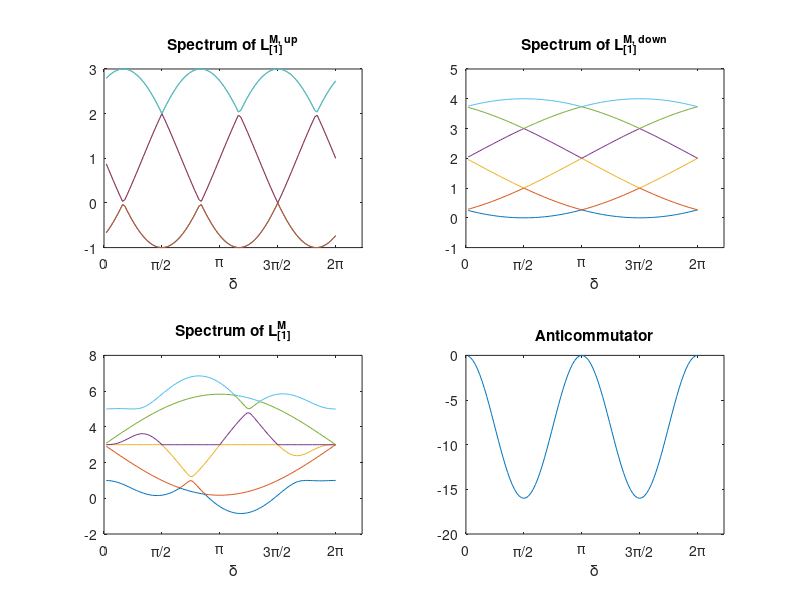

Recreate this plot in MATLAB.
% Triangle 1->2, 2->3, 1->3 and 3->2->1
clear
%%% B1
% edges {1, 2}, {1, 3}, {2, 3}
B1 = [-1   -1   0 ; 
       1   0   -1 ; 
       0   1   1 ];

%%% B2
B2 = [ 1 ;
       -1 ;
       1 ];

%% Undirected Version

% Hodge Laplacian
L0u = B1 * B1'; % 0-up Laplacian
L1d = B1' * B1; % 1-up Laplacian, n_edge * n_edge matrix
L1u = B2 * B2'; % 1-up Laplacian, n_edge * n_edge matrix
L2d = B2' * B2; % 2-down Laplacian, n_triangle * n_triangle matrix

% The undirected infered adjacency matrix
A0u = diag(diag(L0u)) - L0u; % this is the same as the standard adjacency matrix for standard graph
D1u = diag(diag(L1u));
A1u = D1u - L1u; % infered adjacency between edges
D1d = diag(diag(L1d));
A1d = D1d - L1d; % infered adjacency between edges

%%
% Triangle slight frustration 1->2, 2->3, 3->1 and 3->2->1
Lup=zeros(6,6);
Ldown=zeros(6,6);

i1 = 1*i
for n=1:100
    
    delta=(2*pi/100)*n;
    
    Lup(1,:)=[1, 0,                  0, i1*exp(-i1*delta),   0, exp(i1*delta)];
    Lup(2,:)=[0, 1,                  -i1*exp(-i1*delta), 0,    exp(i1*delta), 0];
    
    Lup(3,:)=[0, i1*exp(i1*delta),  1,0,                     -exp(-i1*delta), 0];
    Lup(4,:)=[-i1*exp(i1*delta), 0,   0,1,                     0, exp(-i1*delta)];
    
    Lup(5,:)=[0, exp(-i1*delta),     -exp(i1*delta), 0,       1,0];
    Lup(6,:)=[exp(-i1*delta), 0,     0, exp(i1*delta),        0,1];
    
    
    Ldown(1,:)=[2,0,               0,-i1,   -exp(i1*delta), 0];
    Ldown(2,:)=[0,2,               i1,0,    0, -exp(i1*delta)];
    
    Ldown(3,:)=[0,-i1,             2,0,     1,0];
    Ldown(4,:)=[i1,0,              0,2,     0,-1];
    
    Ldown(5,:)=[-exp(-i1*delta),0,   1,0,     2,0];
    Ldown(6,:)=[0,-exp(-i1*delta),   0,-1,     0,2];
    
    anti_commutator(n)=sum(sum((Lup*Ldown-Ldown*Lup).^2));
    lambda_up(n,:)=sort(eig((Lup)));
    lambda_down(n,:)=sort(eig((Ldown)));    
    lambda_L(n,:)=sort(eig((Lup+Ldown)));
    hodge_norm1(n) = norm(Lup*Ldown,"fro") % calculate  
    hodge_norm2(n) = norm(Ldown*Lup,"fro") % calculate  

end
x_grid = (2*pi/100) * linspace(1,100)


figure


subplot(2,2,1);
plot(x_grid, lambda_up(:,1))
hold on 
plot(x_grid, lambda_up(:,2))
plot(x_grid, lambda_up(:,3))
plot(x_grid, lambda_up(:,4))
plot(x_grid, lambda_up(:,5))
plot(x_grid, lambda_up(:,6))
hold off
title('Spectrum of L_{[1]}^{M, up}');
xticks([0 pi/2 pi 3*pi/2 2*pi])
xticklabels({'0', '\pi/2', '\pi', '3\pi/2', '2\pi'})
% Add a label to the x-axis
xlabel('\delta')

subplot(2,2,2);
plot(x_grid, lambda_down(:,1))
hold on 
plot(x_grid, lambda_down(:,2))
plot(x_grid, lambda_down(:,3))
plot(x_grid, lambda_down(:,4))
plot(x_grid, lambda_down(:,5))
plot(x_grid, lambda_down(:,6))
hold off
title('Spectrum of L_{[1]}^{M, down}');
xticks([0 pi/2 pi 3*pi/2 2*pi])
xticklabels({'0', '\pi/2', '\pi', '3\pi/2', '2\pi'})
% Add a label to the x-axis
xlabel('\delta')

subplot(2,2,3);
plot(x_grid, lambda_L(:,1))
hold on 
plot(x_grid, lambda_L(:,2))
plot(x_grid, lambda_L(:,3))
plot(x_grid, lambda_L(:,4))
plot(x_grid, lambda_L(:,5))
plot(x_grid, lambda_L(:,6))
hold off
title('Spectrum of L_{[1]}^{M}');
xticks([0 pi/2 pi 3*pi/2 2*pi])
xticklabels({'0', '\pi/2', '\pi', '3\pi/2', '2\pi'})
% Add a label to the x-axis
xlabel('\delta')
%set(gca, 'FontSize', 14);

subplot(2,2,4);
plot(x_grid, anti_commutator)
title('Anticommutator');
xticks([0 pi/2 pi 3*pi/2 2*pi])
xticklabels({'0', '\pi/2', '\pi', '3\pi/2', '2\pi'})
% Add a label to the x-axis
xlabel('\delta')
saveas(gcf, 'plots\case4.eps', 'epsc');
